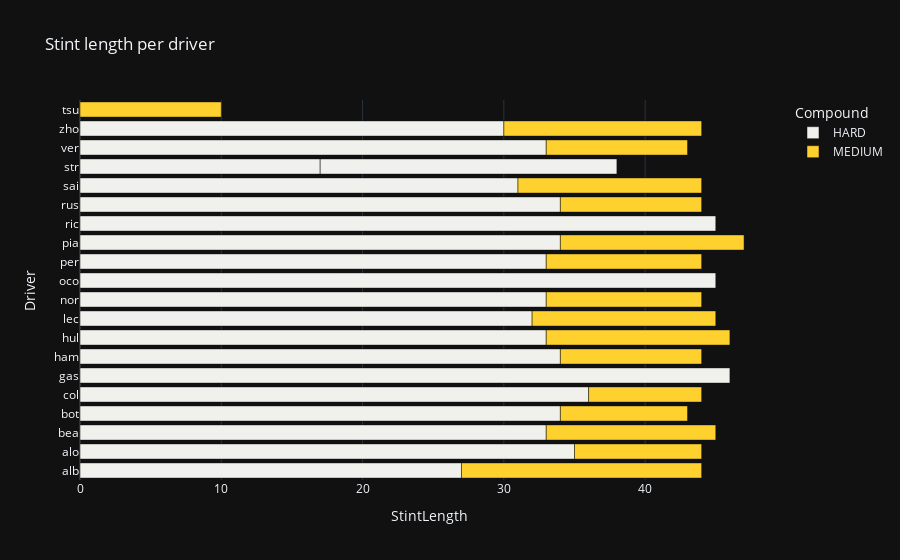

The code cell stored with this chart in its notebook:
### Code cell
# type of tyre per driver per lap (horizontal bar plot)
fig = px.bar(stints, x="StintLength", y="Driver", color="Compound", title="Stint length per driver", template="plotly_dark", color_discrete_map=compound_colors, orientation="h")
fig.update_yaxes(tickmode="linear")
fig

### Figure 1 — Plotly figure (JSON) as saved in the notebook; plotly's stock layout.template omitted (floating-point values rounded to 4 significant figures)
{"data": [{"alignmentgroup": "True", "hovertemplate": "Compound=HARD<br>StintLength=%{x}<br>Driver=%{y}<extra></extra>", "legendgroup": "HARD", "marker": {"color": "#f0f0ec", "pattern": {"shape": ""}}, "name": "HARD", "offsetgroup": "HARD", "orientation": "h", "showlegend": true, "textposition": "auto", "type": "bar", "x": [27, 35, 33, 34, 36, 46, 34, 33, 32, 33, 45, 33, 34, 45, 34, 31, 17, 21, 33, 30], "xaxis": "x", "y": ["alb", "alo", "bea", "bot", "col", "gas", "ham", "hul", "lec", "nor", "oco", "per", "pia", "ric", "rus", "sai", "str", "str", "ver", "zho"], "yaxis": "y"}, {"alignmentgroup": "True", "hovertemplate": "Compound=MEDIUM<br>StintLength=%{x}<br>Driver=%{y}<extra></extra>", "legendgroup": "MEDIUM", "marker": {"color": "#ffd12e", "pattern": {"shape": ""}}, "name": "MEDIUM", "offsetgroup": "MEDIUM", "orientation": "h", "showlegend": true, "textposition": "auto", "type": "bar", "x": [17, 9, 12, 9, 8, 10, 13, 13, 11, 11, 13, 10, 13, 10, 10, 14], "xaxis": "x", "y": ["alb", "alo", "bea", "bot", "col", "ham", "hul", "lec", "nor", "per", "pia", "rus", "sai", "tsu", "ver", "zho"], "yaxis": "y"}], "layout": {"barmode": "relative", "legend": {"title": {"text": "Compound"}, "tracegroupgap": 0}, "title": {"text": "Stint length per driver"}, "xaxis": {"anchor": "y", "domain": [0, 1], "title": {"text": "StintLength"}}, "yaxis": {"anchor": "x", "domain": [0, 1], "tickmode": "linear", "title": {"text": "Driver"}}}}
